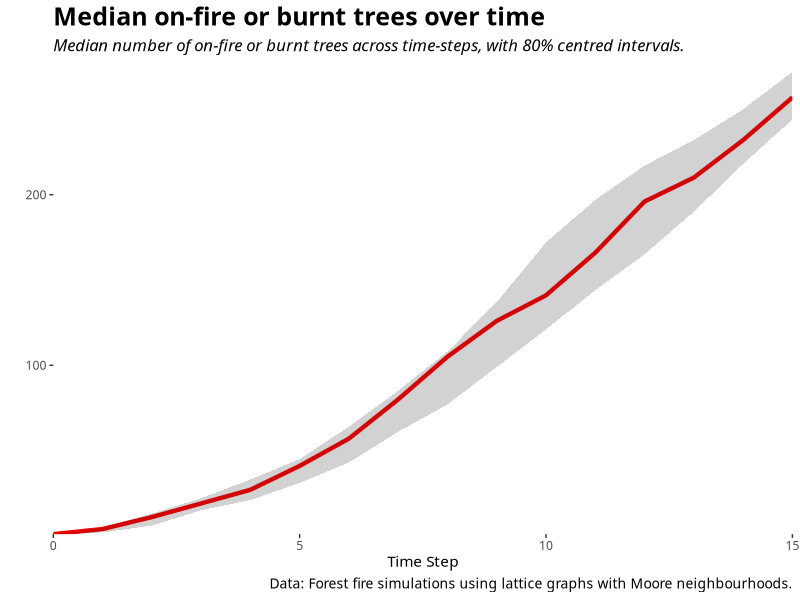

This chart was generated by the following R code:
## Install packages
library(igraph)
library(tidyverse)

## Adapted from comment: https://stackoverflow.com/questions/58949373/how-can-i-shorten-the-runtime-of-for-loops-and-if-statements-in-r-while-using-ig

## Set the plotting theme
theme_clean <- theme_bw(base_family="Calibri") + 
  theme(legend.position = "top",
        legend.title = element_text(size = 12),
        legend.text = element_text(size = 12),
        plot.title = element_text(size = 18, face = "bold"),
        plot.subtitle = element_text(size = 12, face = "italic", margin = margin(b=12)),
        plot.caption = element_text(size = 10),
        panel.grid.major = element_blank(),
        panel.grid.minor = element_blank(),
        panel.border = element_blank())
theme_set(theme_clean)

## Plotting function
plot_sim_tidy <- function(sim_tidy_df){
  sim_tidy_df %>% ggplot() +
    geom_line(aes(x = time,
                  y = med),
              size = 1.5,
              color = "red") +
    geom_ribbon(aes(x = time,
                    ymin = lower_80,
                    ymax = upper_80),
                    fill = "grey12",
                alpha = 0.2) +
    scale_x_continuous(expand = c(0, 0)) +
    scale_y_continuous(expand = c(0, 0)) +
    labs(title = "Median on-fire or burnt trees over time",
         subtitle = "Median number of on-fire or burnt trees across time-steps, with 80% centred intervals.",
         caption = "Data: Forest fire simulations using lattice graphs with Moore neighbourhoods.",
         x = "Time Step",
         y = "")
}

## Forest fire simulation function
forest_fire_sim <- function(simulations = 100,
                            time_steps = 50,
                            fire_probability = 0.8,
                            burn_probability = 0.2,
                            fixed_start = TRUE,
                            forest_length = 20,
                            forest_density = 1)
{
  # Make the blank forest
  extra_edges_df <- tibble(x = as.numeric(1:(forest_length^2-forest_length)),
                           w = case_when(x %% forest_length == 1 ~ NA_real_,
                                         TRUE ~ x + forest_length - 1),
                           z = case_when(x %% forest_length == 0 ~ NA_real_,
                                         TRUE ~ x + forest_length + 1)) %>%
    pivot_longer(cols = 2:3,
                 names_to = "column",
                 values_to = "y",
                 values_drop_na = TRUE) %>%
    select("x", "y")
  extra_edges_v <- cbind(extra_edges_df$x, extra_edges_df$y) %>% t() %>% c()
  
  blank_forest <- graph.lattice(
    length = forest_length,
    dim = 2) %>% #to make a square forest
    add_edges(edges = extra_edges_v)
  V(blank_forest)$color <- "grey"
  sim_results <- tibble()
  
  for (x in 1:simulations) {
    # Each iteration has different starting forests with fixed tree density
    G <- blank_forest
    V(G)$color[sample(forest_length^2, (forest_length^2*forest_density))] <- "green"
    
    # Fires could start at a random tree or in the centre
    if(fixed_start){
      V(G)$color[round(forest_length^2/2 + 1/2)] <- "red" }
    else{
      V(G)$color[sample(forest_length^2, 1)] <- "red" }
    
    # Set the initial simulation data row
    sim_counts <- tibble(alive = length(which(V(G)$color == "green")),
                          fire = length(which(V(G)$color == "red")),
                          burnt = length(which(V(G)$color == "black")),
                          time = 0,
                          simulation = x)
    
    for(h in 1:time_steps){
      # Burn out trees that are on fire using burn_probability
      trees_on_fire <- V(G)[V(G)$color %in% c("red", "orange")] 
      V(G)$color[trees_on_fire[runif(length(trees_on_fire), 0, 1) <= burn_probability]] <- "black"
      
      # Set green neighbour trees of burning trees on fire with fire_probability
      ignited <- V(G)$color == "red"
      possible_fires <- adjacent_vertices(G, ignited, mode = "total")
      
      # The check is for unique vertices
      possible_fires <- unique(unlist(possible_fires))
      tree_fires <- possible_fires[runif(length(possible_fires), 0, 1) <= fire_probability]
      
      # Store the prior burning trees as orange
      V(G)$color[ignited] <- "orange"
      
      # Set all identified neighbours of flaming trees on fire at once
      V(G)$color[tree_fires][V(G)$color[tree_fires] == "green"] <- "red" 
      
      # Add new row to the simulation data
      sim_counts <- sim_counts %>%
        add_row(alive = length(which(V(G)$color == "green")),
                fire = length(which(V(G)$color %in% c("red", "orange"))),
                burnt = length(which(V(G)$color == "black")),
                time = h,
                simulation = x)
    }
    sim_results <- bind_rows(sim_results, sim_counts)
  }
  sim_results <- bind_rows(sim_results, sim_counts)
  
  # Create the summary table and graph
  sim_tidy_df <- sim_results %>%
    mutate(fire_or_burnt = fire + burnt) %>%
    group_by(time) %>%
    summarise(med = median(fire_or_burnt),
              lower_80 = quantile(fire_or_burnt, prob = 0.1, na.rm = TRUE),
              upper_80 = quantile(fire_or_burnt, prob = 0.9, na.rm = TRUE))
  sim_tidy_gg <- plot_sim_tidy(sim_tidy_df)
  
  # Publish the results
  plot(sim_tidy_gg)
  print(sim_results)
}

## For testing
set.seed(6347)
forest_fire_sim(fire_probability = 0.6,
                burn_probability = 0.1,
                time_steps = 15,
                simulations = 10)